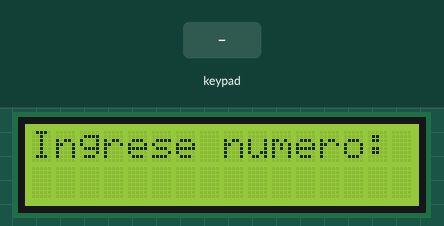
Recording of a sketch running on a simulated ESP32. Parts: 16×2 character LCD. Inputs (shaded band) come from the test bench. What the sketch prints to the serial monitor is not drawn.

Above: at 1.2 s.
1.3 s: keypad keys 1 3 1 2 1 4 2 7 A pressed 0.4 s apart
At 5.5 s:
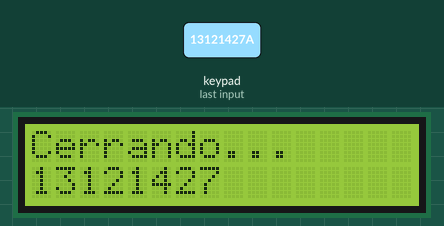
6.4 s: key 'B' pressed
At 7.4 s:
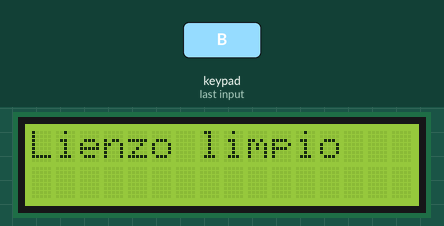
7.9 s: key 'C' pressed
At 8.2 s:
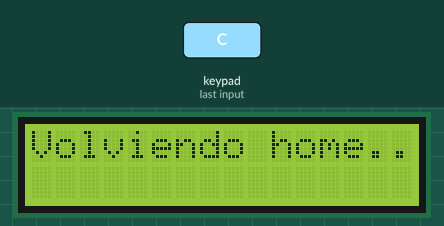
9.4 s: keypad keys 2 6 2 5 3 3 3 2 pressed 0.4 s apart
At 12.7 s:
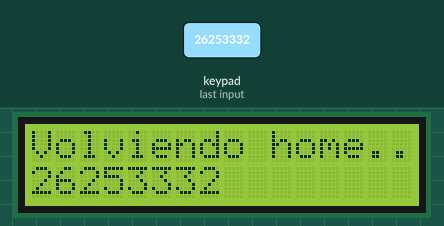
Timing chart, 0 to 14.2 s (numbered marks = the images above; inputs shaded):
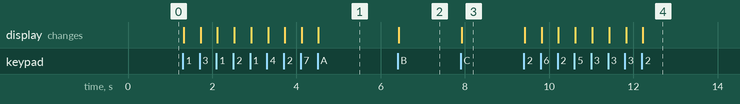

Measured:
- after the input at 1.3 s, the display: first changes at once (image 1 shows a later state)
- after the input at 6.4 s, the display: changes at once (image 2)
- after the input at 7.9 s, the display: changes at once (image 3)
- after the input at 9.4 s, the display: first changes at once (image 4 shows a later state)

The sketch:

teclado_lcd.ino
```cpp
/*
  Punto 1 - Teclado I2C + LCD
  ---------------------------------------------
  - Teclado matricial 4x4 conectado directamente a pines digitales (filas/columnas).
  - LCD 16x2 conectado por I2C (dirección típica 0x27, cambiar si el escaneo I2C da otra).
  - Al presionar un dígito (0-9), se muestra en el LCD y se envía por Serial
    en el formato "D:<numero>\n" para que el script de Python (PyBullet) lo reciba
    y mueva el brazo a dibujar esa figura.

  Librerías necesarias (Arduino IDE > Library Manager):
    - Keypad by Mark Stanley / Alexander Brevig
    - LiquidCrystal_I2C by Frank de Brabander (o similar)
*/

#include <Wire.h>
#include <Keypad.h>
#include <LiquidCrystal_I2C.h>

// --- LCD I2C ---
LiquidCrystal_I2C lcd(0x27, 16, 2);   // dirección, columnas, filas

// --- Teclado 4x4 ---
const byte FILAS = 4;
const byte COLUMNAS = 4;

char teclas[FILAS][COLUMNAS] = {
  {'1','2','3','A'},
  {'4','5','6','B'},
  {'7','8','9','C'},
  {'*','0','#','D'}
};

// Ajusta estos pines según tu conexión física real
byte pinesFilas[FILAS]    = {13, 12, 14, 27};
byte pinesColumnas[COLUMNAS] = {26, 25, 33, 32};

Keypad teclado = Keypad(makeKeymap(teclas), pinesFilas, pinesColumnas, FILAS, COLUMNAS);

String numeroActual = "";

void setup() {
  Serial.begin(115200);
  Wire.begin();

  lcd.init();
  lcd.backlight();
  lcd.setCursor(0, 0);
  lcd.print("Ingrese numero:");
}

void loop() {
  char tecla = teclado.getKey();

  if (tecla) {
    if (tecla >= '0' && tecla <= '9') {
      // Dígito normal: se agrega al número en pantalla
      numeroActual += tecla;
      lcd.setCursor(0, 1);
      lcd.print("                "); // limpiar línea
      lcd.setCursor(0, 1);
      lcd.print(numeroActual);

      // Envía el dígito individual para que el brazo lo dibuje de inmediato
      Serial.print("D:");
      Serial.println(tecla);
    }
    else if (tecla == '#') {
      // '#' = confirmar / limpiar número acumulado en pantalla
      lcd.setCursor(0, 1);
      lcd.print("                ");
      numeroActual = "";
    }
    else if (tecla == '*') {
      // '*' = borrar último dígito
      if (numeroActual.length() > 0) {
        numeroActual.remove(numeroActual.length() - 1);
      }
      lcd.setCursor(0, 1);
      lcd.print("                ");
      lcd.setCursor(0, 1);
      lcd.print(numeroActual);
    }
    else if (tecla == 'A') {
      // 'A' = cerrar la simulacion en la PC
      lcd.setCursor(0, 0);
      lcd.print("Cerrando...     ");
      Serial.println("SALIR");
    }
    else if (tecla == 'B') {
      // 'B' = borrar el trazo dibujado para empezar un numero nuevo
      lcd.setCursor(0, 0);
      lcd.print("Lienzo limpio   ");
      Serial.println("LIMPIAR");
      numeroActual = "";
      lcd.setCursor(0, 1);
      lcd.print("                ");
    }
    else if (tecla == 'C') {
      // 'C' = regresar el brazo a la posicion home (inicial)
      lcd.setCursor(0, 0);
      lcd.print("Volviendo home..");
      Serial.println("HOME");
    }
  }
}
```
